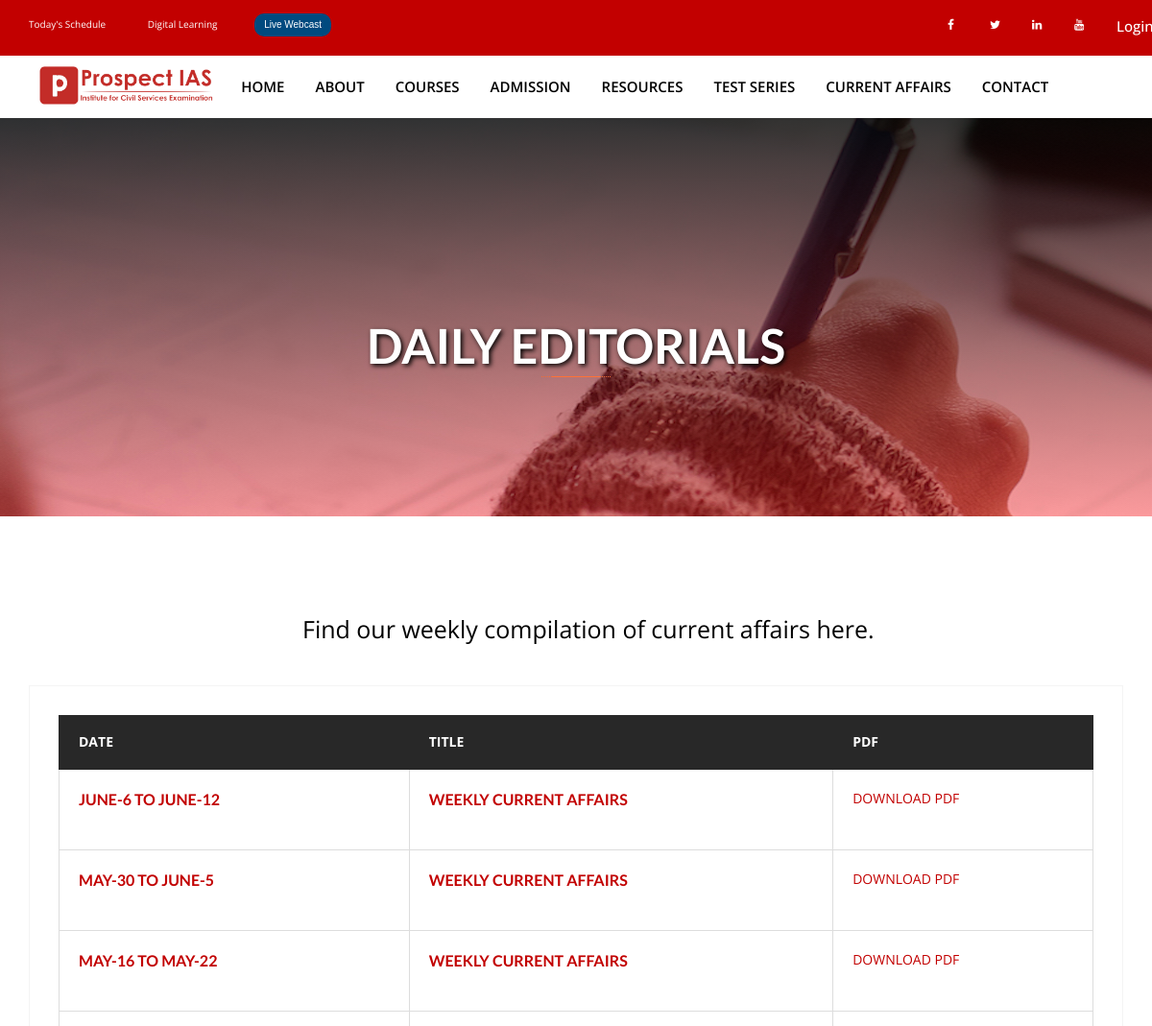
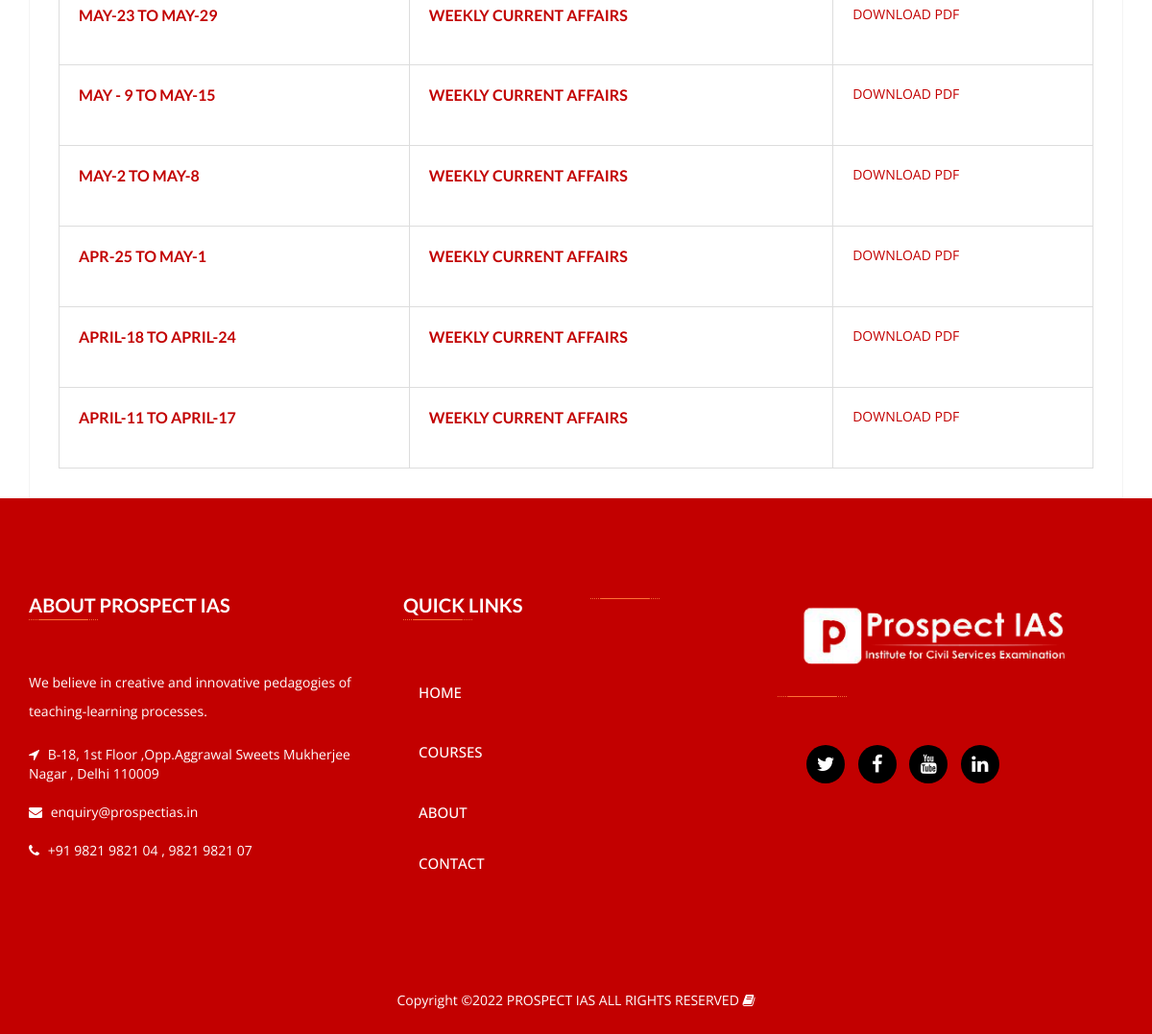
/daily_editorial/, run on the app's committed database (2 pictures, top to bottom).
### zias/models.py (models this page shows)
class DAILY_EDITORI(models.Model):
    Date = models.CharField(max_length= 200)
    Title = models.CharField(null=True,max_length= 200)
    pdf = models.FileField(null=True)

### zias/views.py (the view)
# urls.py: path('daily_editorial/', DAILY_EDITORIAL,name='daily_editorial'),
def DAILY_EDITORIAL(request):
    adm = DAILY_EDITORI.objects.all()
    d = {"allcat": All_category(),"adm":adm}
    return render(request,'daily_editorial.html',d)

### zias/views.py (called while the page is built)
def All_category():
    allcat = COURSES.objects.all()
    return allcat

### zias/templates/daily_editorial.html (shortened to what this page needs)
{% extends 'base.html' %}
{% load static %}
{% block body %}
 <section class="page-banner "style= "background: linear-gradient(rgba(0%,0%,0%, 0.80), rgba(133%,4%,4%, 0.40)), url({% static 'yinside/images/page-banners/111.jpg' %})";>
    <div class="container">
        <div class="banner-header">
            <h2 style="color: #fff;font-size: 50px;font-weight: 600;text-shadow: 2px 2px 5px black">DAILY EDITORIALS</h2>
            <span class="underline center"></span>
        </div>
    </div>
</section>
        <div id="content" class="site-content">
            <div id="primary" class="content-area">
                <main id="main" class="site-main">
                    <div class="cart-main">
                        <div class="container">
                            <div class="row">
                                <p style="margin-left:300px;font-size:25px;color:#000000;font-weight:700px">Find our weekly compilation of current affairs here.</p>
                                <div class="col-md-12">
                                    <div class="page type-page status-publish hentry">
                                        <div class="entry-content">
                                            <div class="woocommerce table-tabs" id="responsiveTabs">
                                                <ul class="nav nav-tabs">
                                                </ul>
                                                <div class="tab-content">
                                                    <div id="sectionA" class="tab-pane fade in active">
                                                        <form method="post" >
                                                            <table class="table table-bordered shop_table cart">
                                                                <thead>
                                                                    <tr>
                                                                        <th class="product-name">Date</th>
                                                                        <th class="product-name">Title</th>
                                                                        <th class="product-quantity">Pdf</th>
                                                                    </tr>
                                                                </thead>
                                                                <tbody>
                                                                {% for i in adm %}
                                                                    <tr class="cart_item">
                                                                        <td data-title="Product" class="product-name">
                                                                            <span class="product-detail">
                                                                                <a href="#"><strong>{{ i.Date }}</strong></a>
                                                                            </span>
                                                                        </td>
                                                                        <td data-title="Product" class="product-name">
                                                                            <span class="product-detail">
                                                                                <a href="#"><strong>{{ i.Title }}</strong></a>
                                                                            </span>
                                                                        </td>
                                                                        <td data-title="Product" class="">
                                                                            <span class="product-detail" >
                                                                                <p><a href="{{ i.pdf.url }}" download="{{ i.pdf.url }} style="font-weight:600px">DOWNLOAD PDF</a></p>
                                                                            </span>
                                                                        </td>
                                                                    </tr>
                                                                {% endfor %}
                                                                </tbody>
                                                            </table>
                                                        </form>
                                                    </div>
                                                </div>
                                            </div>
                                        </div>
                                    </div>
                                </div>
                            </div>
                        </div>
                    </div>
                </main>
            </div>
        </div>
{% endblock %}

### data on the page
DAILY_EDITORI: Date "JUNE-6 TO JUNE-12", Title "WEEKLY CURRENT AFFAIRS"
DAILY_EDITORI: Date "MAY-30 TO JUNE-5", Title "WEEKLY CURRENT AFFAIRS"
DAILY_EDITORI: Date "MAY-16 TO MAY-22", Title "WEEKLY CURRENT AFFAIRS"
DAILY_EDITORI: Date "MAY-23 TO MAY-29", Title "WEEKLY CURRENT AFFAIRS"
DAILY_EDITORI: Date "MAY - 9 TO MAY-15", Title "WEEKLY CURRENT AFFAIRS"
DAILY_EDITORI: Date "MAY-2 TO MAY-8", Title "WEEKLY CURRENT AFFAIRS"
DAILY_EDITORI: Date "APR-25 TO MAY-1", Title "WEEKLY CURRENT AFFAIRS"
DAILY_EDITORI: Date "APRIL-18 TO APRIL-24", Title "WEEKLY CURRENT AFFAIRS"
DAILY_EDITORI: Date "APRIL-11 TO APRIL-17", Title "WEEKLY CURRENT AFFAIRS"
